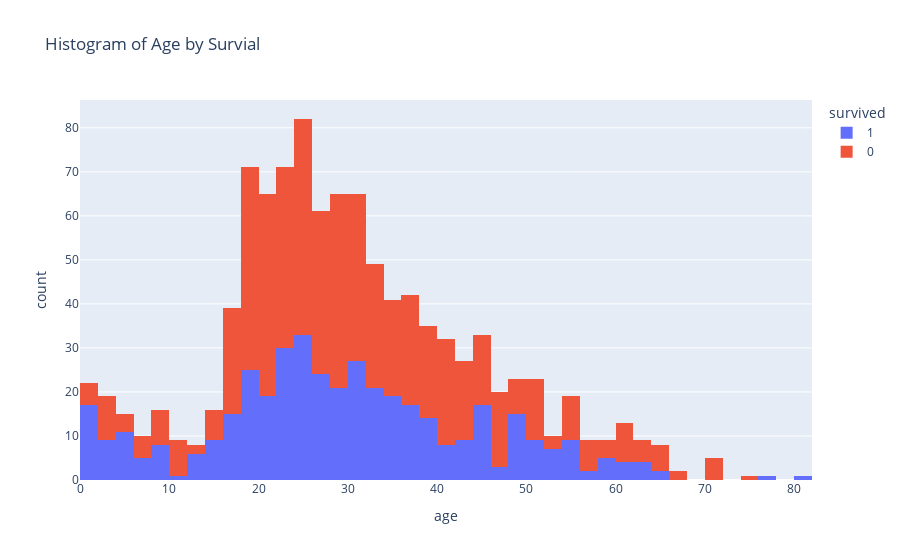

The cell this chart's notebook holds for it:
### Code cell
px.histogram(df_titanic, x="age", color = "survived",title="Histogram of Age by Survial")

### Figure 1 — Plotly figure (JSON) as saved in the notebook; plotly's stock layout.template omitted (floating-point values rounded to 4 significant figures; data arrays with more than 128 entries replaced by an {"elided": "..."} marker saying what was removed)
{"data": [{"alignmentgroup": "True", "bingroup": "x", "hovertemplate": "survived=1<br>age=%{x}<br>count=%{y}<extra></extra>", "legendgroup": "1", "marker": {"color": "#636efa"}, "name": "1", "offsetgroup": "1", "orientation": "v", "showlegend": true, "type": "histogram", "x": {"elided": "500 float values"}, "xaxis": "x", "yaxis": "y"}, {"alignmentgroup": "True", "bingroup": "x", "hovertemplate": "survived=0<br>age=%{x}<br>count=%{y}<extra></extra>", "legendgroup": "0", "marker": {"color": "#EF553B"}, "name": "0", "offsetgroup": "0", "orientation": "v", "showlegend": true, "type": "histogram", "x": {"elided": "809 float values"}, "xaxis": "x", "yaxis": "y"}], "layout": {"barmode": "relative", "legend": {"title": {"text": "survived"}, "tracegroupgap": 0}, "title": {"text": "Histogram of Age by Survial"}, "xaxis": {"anchor": "y", "domain": [0, 1], "title": {"text": "age"}}, "yaxis": {"anchor": "x", "domain": [0, 1], "title": {"text": "count"}}}}
